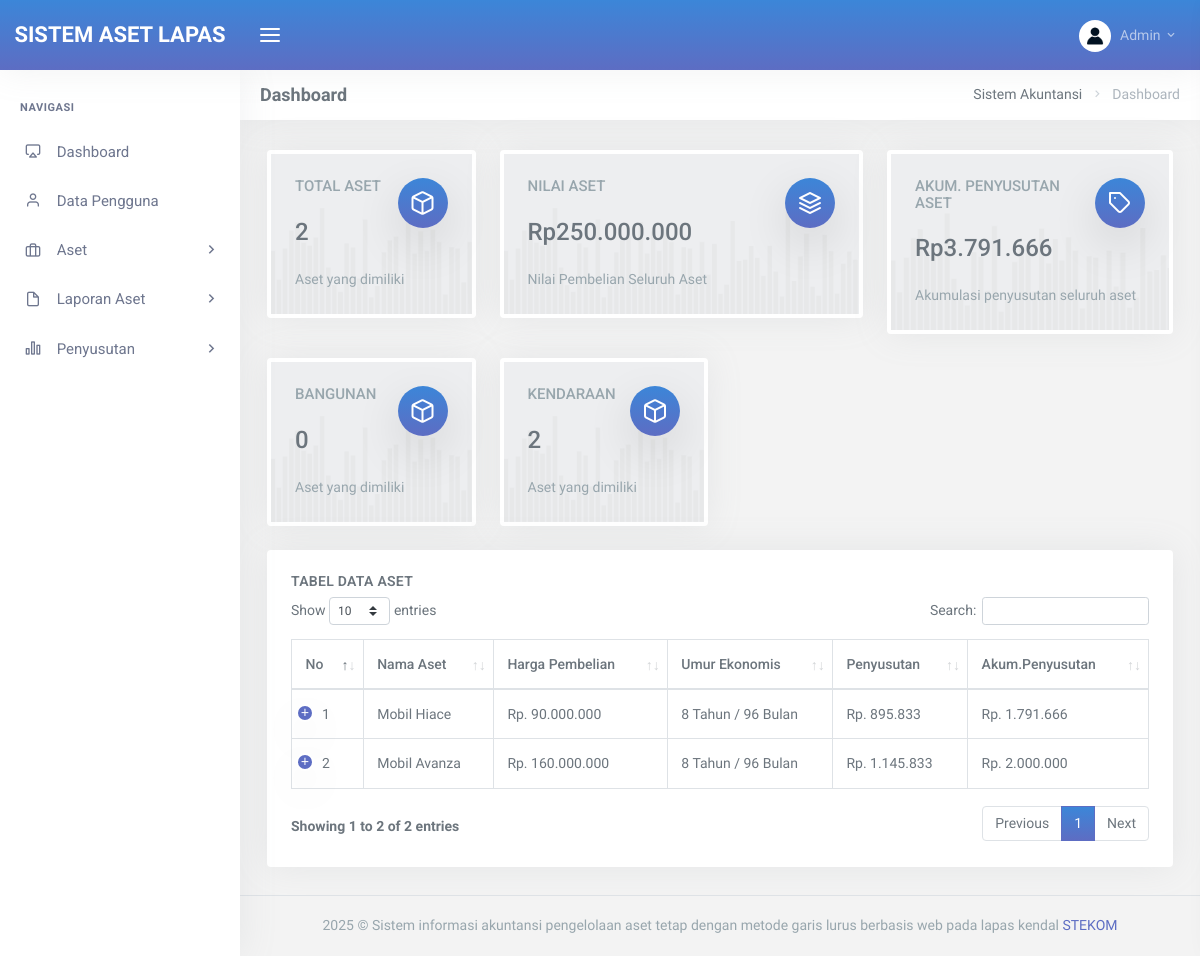
The page /index.php (signed in) on the database as committed earlier.
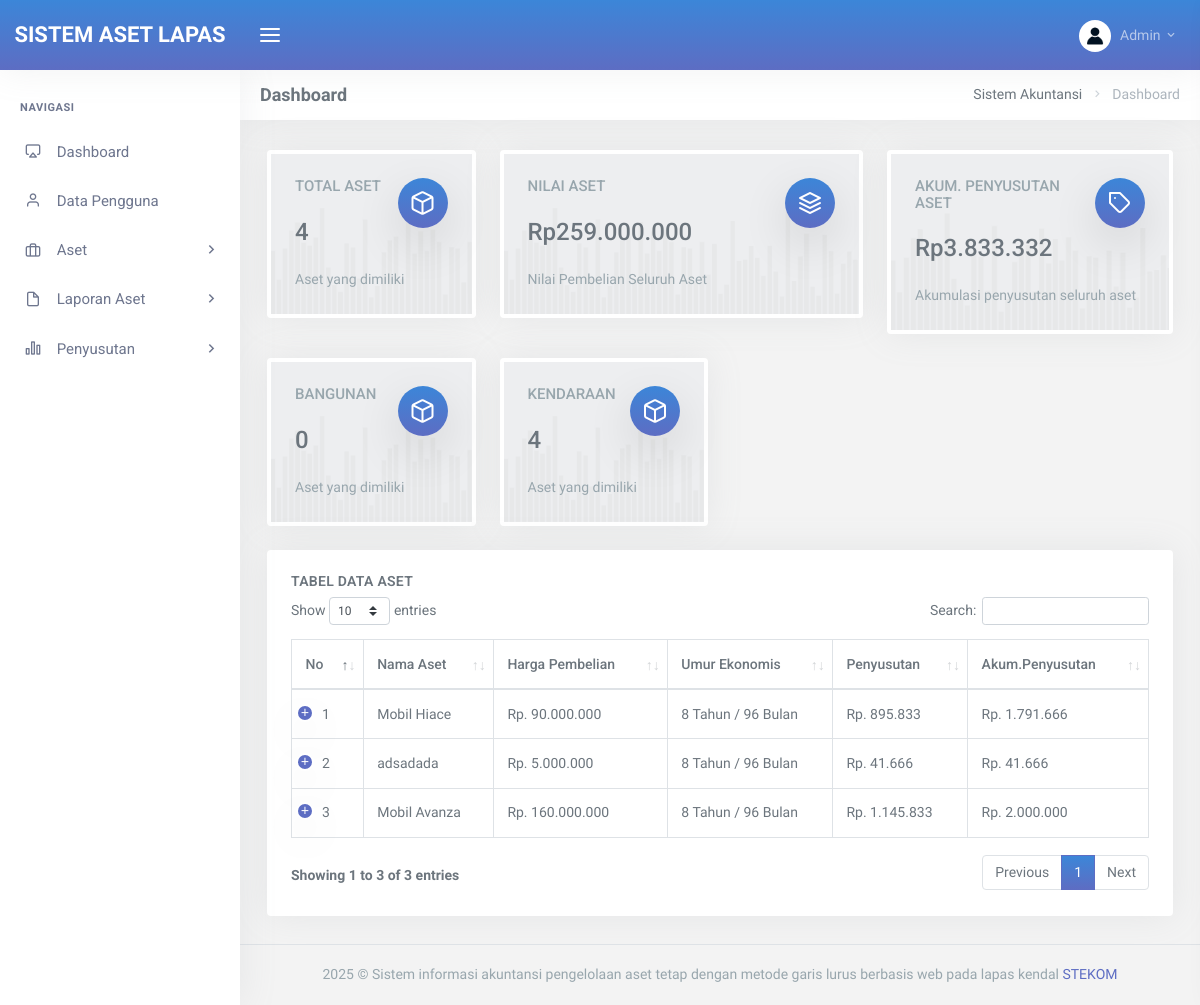
The same page on the database as committed later.
### tables this page shows
CREATE TABLE `jenis_aset`  (
  `id_jenis` int NOT NULL AUTO_INCREMENT,
  `nama_jenis` varchar(255) NULL DEFAULT NULL,
  `deskripsi_jenis` varchar(255) NULL DEFAULT NULL,
  PRIMARY KEY (`id_jenis`) USING BTREE
);

CREATE TABLE `jadwal_penyusutan`  (
  `id_jadwal` int NOT NULL AUTO_INCREMENT,
  `id_aset` int NULL DEFAULT NULL,
  `tanggal_penyusutan` date NULL DEFAULT NULL,
  `nilai_jadwal_penyusutan` decimal(15, 2) NULL DEFAULT NULL,
  `validasi` varchar(30) NULL DEFAULT NULL,
  `sisa_umur` int NULL DEFAULT NULL,
  PRIMARY KEY (`id_jadwal`) USING BTREE,
  INDEX `id_aset`(`id_aset` ASC) USING BTREE,
  CONSTRAINT `jadwal_penyusutan_ibfk_1` FOREIGN KEY (`id_aset`) REFERENCES `aset` (`id_aset`) ON DELETE CASCADE ON UPDATE CASCADE
);

CREATE TABLE `aset`  (
  `id_aset` int NOT NULL AUTO_INCREMENT,
  `nama_aset` varchar(255) NULL DEFAULT NULL,
  `tanggal_pembelian` date NULL DEFAULT NULL,
  `umur_ekonomis` int NULL DEFAULT NULL,
  `harga_pembelian` decimal(15, 2) NULL DEFAULT NULL,
  `nilai_residu` decimal(15, 2) NULL DEFAULT NULL,
  `status` varchar(255) NULL DEFAULT NULL,
  `id_jenis` int NULL DEFAULT NULL,
  `id_kelompok` int NULL DEFAULT NULL,
  `deskripsi_aset` text NULL,
  `jumlah` int NULL DEFAULT NULL,
  `unit` varchar(10) NULL DEFAULT NULL,
  `nilai_penyusutan` decimal(15, 2) NULL DEFAULT NULL,
  `letak_aset` varchar(255) NULL DEFAULT NULL,
  PRIMARY KEY (`id_aset`) USING BTREE,
  INDEX `id_jenis`(`id_jenis` ASC) USING BTREE,
  INDEX `id_kelompok`(`id_kelompok` ASC) USING BTREE,
  CONSTRAINT `aset_ibfk_1` FOREIGN KEY (`id_jenis`) REFERENCES `jenis_aset` (`id_jenis`) ON DELETE CASCADE ON UPDATE CASCADE,
  CONSTRAINT `aset_ibfk_2` FOREIGN KEY (`id_kelompok`) REFERENCES `kelompok_aset` (`id_kelompok`) ON DELETE CASCADE ON UPDATE CASCADE
);

### pages/dashboard.php (the view, shortened to what this page needs)
<div class="container-fluid">
    <div class="row">
        <div class="col-12">
            <div class="page-title-box">
                <div class="page-title-right">
                    <ol class="breadcrumb m-0">
                        <li class="breadcrumb-item"><a href="javascript: void(0);">Sistem Akuntansi</a></li>
                        <li class="breadcrumb-item active">Dashboard</li>
                    </ol>
                </div>
                <h4 class="page-title">Dashboard</h4>
            </div>
        </div>
    </div>
    <div class="row">
        <div class="col-md-6 col-xl-3">
            <div class="card-box tilebox-one">
                <i class="fe-box float-right"></i>
                <h5 class="text-muted text-uppercase mb-3 mt-0">Total Aset</h5>
                <?php
                include 'config.php';
                $query = "SELECT count(id_aset) as total FROM aset";
                $result = mysqli_query($conn, $query);
                $row = mysqli_fetch_assoc($result);
                ?>
                <h3 class="mb-3" data-plugin="counterup"><?php echo $row['total']; ?></h3>
                <span class="text-muted vertical-middle">Aset yang dimiliki</span>
            </div>
        </div>
        <div class="col-md-6 col-xl-5">
            <div class="card-box tilebox-one">
                <i class="fe-layers float-right"></i>
                <h5 class="text-muted text-uppercase mb-3 mt-0">Nilai Aset</h5>
                <?php
                $query = "SELECT sum(harga_pembelian) as total_nilai FROM aset";
                $result = mysqli_query($conn, $query);
                $row = mysqli_fetch_assoc($result);
                ?>
                <h3 class="mb-3">Rp<span
                        data-plugin=""><?php echo number_format($row['total_nilai'], 0, ',', '.'); ?></span>
                </h3>
                <span class="text-muted vertical-middle">Nilai Pembelian Seluruh Aset</span>
            </div>
        </div>
        <div class="col-md-6 col-xl-4">
            <div class="card-box tilebox-one">
                <i class="fe-tag float-right"></i>
                <h5 class="text-muted text-uppercase mb-3 mt-0">Akum. Penyusutan Aset</h5>
                <?php
                $query = "SELECT sum(nilai_jadwal_penyusutan) as total_penyusutan FROM jadwal_penyusutan";
                $result = mysqli_query($conn, $query);
                $row = mysqli_fetch_assoc($result);
                ?>
                <h3 class="mb-3">Rp<span
                        data-plugin=""><?php echo number_format($row['total_penyusutan'], 0, ',', '.'); ?></span>
                </h3>
                <span class="text-muted vertical-middle">Akumulasi penyusutan seluruh aset</span>
            </div>
        </div>
    </div>
    <div class="row">
        <?php
        $sqljenisAset = mysqli_query($conn, "SELECT * FROM jenis_aset");
        while ($rowjenisAset = mysqli_fetch_array($sqljenisAset)) {
            ?>
            <div class="col-md-6 col-xl-3">
                <div class="card-box tilebox-one">
                    <i class="fe-box float-right"></i>
                    <h5 class="text-muted text-uppercase mb-3 mt-0"><?php echo $rowjenisAset['nama_jenis']; ?></h5>
                    <?php
                    include 'config.php';
                    $query = "SELECT COUNT(id_aset) as total FROM aset WHERE id_jenis='" . $rowjenisAset['id_jenis'] . "'";
                    $result = mysqli_query($conn, $query);
                    $row = mysqli_fetch_assoc($result);
                    ?>
                    <h3 class="mb-3" data-plugin="counterup"><?php echo $row['total']; ?></h3>
                    <span class="text-muted vertical-middle">Aset yang dimiliki</span>
                </div>
            </div>
            <?php
        }
        ?>
    </div>
    <div class="row">
        <div class="col-12">
            <div class="card-box table-responsive">
                <h4 class="header-title"><b>Tabel Data Aset</b></h4>
                <table id="datatable" class="table table-bordered  dt-responsive nowrap"
                    style="border-collapse: collapse; border-spacing: 0; width: 100%;">
                    <thead>
                        <tr>
                            <th>No</th>
                            <th>Nama Aset</th>
                            <th>Harga Pembelian</th>
                            <th>Umur Ekonomis</th>
                            <th>Penyusutan</th>
                            <th>Akum.Penyusutan</th>
                        </tr>
                    </thead>
                    <tbody>
                        <?php
                        include "config.php";
                        $sql = $conn->query("SELECT
                                                    SUM( jadwal_penyusutan.nilai_jadwal_penyusutan ) AS akumpenyusutan,
                                                    aset.nama_aset,
                                                    aset.harga_pembelian,
                                                    kelompok_aset.nama_kelompok,
                                                    jenis_aset.nama_jenis,
                                                    aset.jumlah,
                                                    aset.unit,
                                                    jadwal_penyusutan.sisa_umur,
                                                    aset.id_aset,
                                                    jadwal_penyusutan.id_jadwal,
                                                    aset.umur_ekonomis,
                                                    aset.nilai_penyusutan
                                                FROM
                                                    jadwal_penyusutan
                                                    INNER JOIN aset ON jadwal_penyusutan.id_aset = aset.id_aset
                                                    INNER JOIN kelompok_aset ON aset.id_kelompok = kelompok_aset.id_kelompok
                                                    INNER JOIN jenis_aset ON aset.id_jenis = jenis_aset.id_jenis
                                                GROUP BY
                                                    id_aset
                                                ORDER BY
                                                    sisa_umur DESC");
                        $no = 1;
                        while ($data = $sql->fetch_assoc()) {
                            ?>
                            <tr>
                                <td><?= $no++ ?></td>
                                <td><?= $data['nama_aset'] ?></td>
                                <td>Rp. <?= number_format($data['harga_pembelian'], 0, ',', '.') ?></td>
                                <td><?= $data['umur_ekonomis'] ?> Tahun /
                                    <?php echo $data['umur_ekonomis'] * 12 ?> Bulan
                                </td>
                                <td>Rp. <?= number_format($data['nilai_penyusutan'], 0, ',', '.') ?></td>
                                <td>Rp. <?= number_format($data['akumpenyusutan'], 0, ',', '.') ?></td>
                            </tr>
                            <?php
                        }
                        ?>
                    </tbody>
                </table>
            </div>
        </div>
    </div>
</div>

### layouts/head.php (shortened to what this page needs)
<!DOCTYPE html>
<html lang="en">
<head>
    <link href="assets/libs/datatables/dataTables.bootstrap4.css" rel="stylesheet" type="text/css" />
    <link href="assets/libs/datatables/buttons.bootstrap4.css" rel="stylesheet" type="text/css" />
    <link href="assets/libs/datatables/responsive.bootstrap4.css" rel="stylesheet" type="text/css" />
    <link href="assets/css/bootstrap.min.css" rel="stylesheet" type="text/css" />
    <link href="assets/css/icons.min.css" rel="stylesheet" type="text/css" />
    <link href="assets/css/app.min.css" rel="stylesheet" type="text/css" />
    <link rel="stylesheet" href="assets/libs/alertify/css/alertify.min.css" />
    <link rel="stylesheet" href="assets/libs/alertify/css/themes/default.min.css" />
</head>

### index.php (shortened to what this page needs)
<?php
include "layouts/head.php";
?>
<body>
    <div id="wrapper">
        <?php include "layouts/topbar.php"; ?>
        <?php include "layouts/sidebar.php"; ?>
        <div class="content-page">
            <div class="content">
                <?php include "layouts/content.php"; ?>
            </div>
            <?php include "layouts/footer.php"; ?>
        </div>
    </div>
</body>
</html>

### layouts/topbar.php (shortened to what this page needs)
<div class="navbar-custom">
    <ul class="list-unstyled topnav-menu float-right mb-0">
        <li class="dropdown notification-list">
            <a class="nav-link dropdown-toggle nav-user mr-0 waves-effect waves-light" data-toggle="dropdown" href="#"
                role="button" aria-haspopup="false" aria-expanded="false">
                <img src="assets/images/users/avatar-1.jpg" alt="user-image" class="rounded-circle">
                <span class="ml-1"><?php echo $_SESSION['nama_pengguna']; ?> <i class="mdi mdi-chevron-down"></i>
                </span>
            </a>
        </li>
    </ul>
    <div class="logo-box">
        <a href="index.php" class="logo text-center">
            <span class="logo-lg">
                <span class="logo-lg-text-light">Sistem Aset Lapas</span>
            </span>
        </a>
    </div>
    <ul class="list-unstyled topnav-menu topnav-menu-left m-0">
        <li>
            <button class="button-menu-mobile waves-effect waves-light">
                <i class="fe-menu"></i>
            </button>
        </li>
    </ul>
</div>

### layouts/sidebar.php (shortened to what this page needs)
<div class="left-side-menu">
    <div class="slimscroll-menu">
        <div id="sidebar-menu">
            <ul class="metismenu" id="side-menu">
                <li class="menu-title">Navigasi</li>
                <?php
                if ($_SESSION['level'] == 'admin' or $_SESSION['level'] == 'Kepala Lapas' or $_SESSION['level'] == 'Kasubag TU') {
                    ?>
                    <li>
                        <a href="?page=dashboard">
                            <i class="fe-airplay"></i>
                            <span> Dashboard </span>
                        </a>
                    </li>
                    <?php
                }
                ?>
                <?php
                if ($_SESSION['level'] == 'admin') {
                    ?>
                    <li>
                        <a href="?page=pengguna">
                            <i class="fe-user"></i>
                            <span> Data Pengguna </span>
                        </a>
                    </li>
                    <?php
                }
                ?>
                <li>
                    <a href="javascript: void(0);">
                        <i class="fe-briefcase"></i>
                        <span> Aset </span>
                        <span class="menu-arrow"></span>
                    </a>
                </li>
                <li>
                    <a href="javascript: void(0);">
                        <i class="fe-file"></i>
                        <span> Laporan Aset </span>
                        <span class="menu-arrow"></span>
                    </a>
                </li>
                <li>
                    <a href="javascript: void(0);">
                        <i class="fe-bar-chart-2"></i>
                        <span> Penyusutan </span>
                        <span class="menu-arrow"></span>
                    </a>
                </li>
            </ul>
        </div>
    </div>
</div>

### layouts/content.php (shortened to what this page needs)
<?php
switch ($_GET['page'] ?? '') {
    case '':
        include "pages/dashboard.php";
        break;
}

### layouts/footer.php
<footer class="footer">
    <div class="container-fluid">
        <div class="row">
            <div class="col-md-12">
                2025 &copy; Sistem informasi akuntansi pengelolaan aset tetap dengan metode garis lurus berbasis web
                pada lapas kendal <a href="">STEKOM</a>
            </div>
        </div>
    </div>
</footer>

Rows that differ between the two databases and show on the page:
computed for jenis_aset "KENDARAAN": total "2" → "4"
added jadwal_penyusutan: id_aset.nama_aset "adsadada", id_aset.harga_pembelian "5.000.000", id_aset.umur_ekonomis "8", $data['umur_ekonomis']*12 "96", id_aset.nilai_penyusutan "41.666", akumpenyusutan "41.666"
Other text that changed with them:
$row['total']: "2" → "4"
$row['total_nilai']: "250.000.000" → "259.000.000"
$row['total_penyusutan']: "3.791.666" → "3.833.332"
text written by a page script: "Show entries Search: Showing 1 to 2 of 2 entries Previous 1 Next" → "Show entries Search: Showing 1 to 3 of 3 entries Previous 1 Next"
